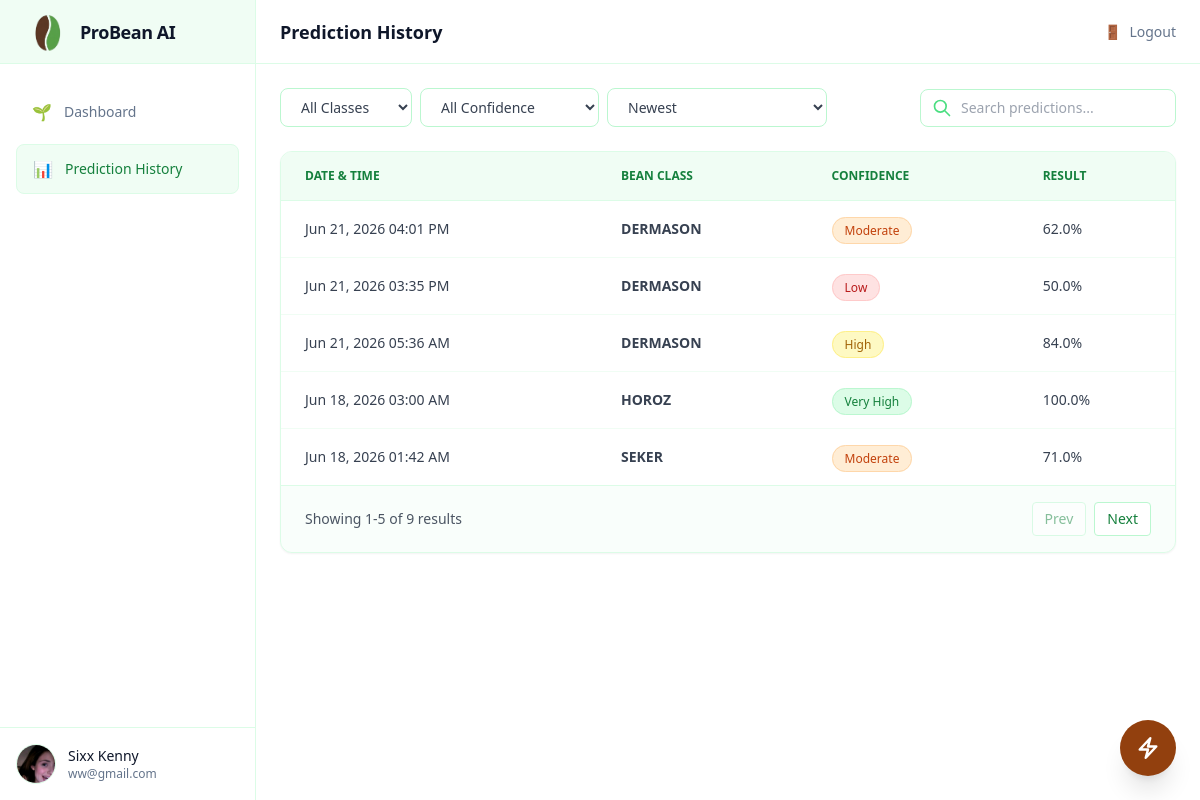
The app's page /history (signed in), older data.
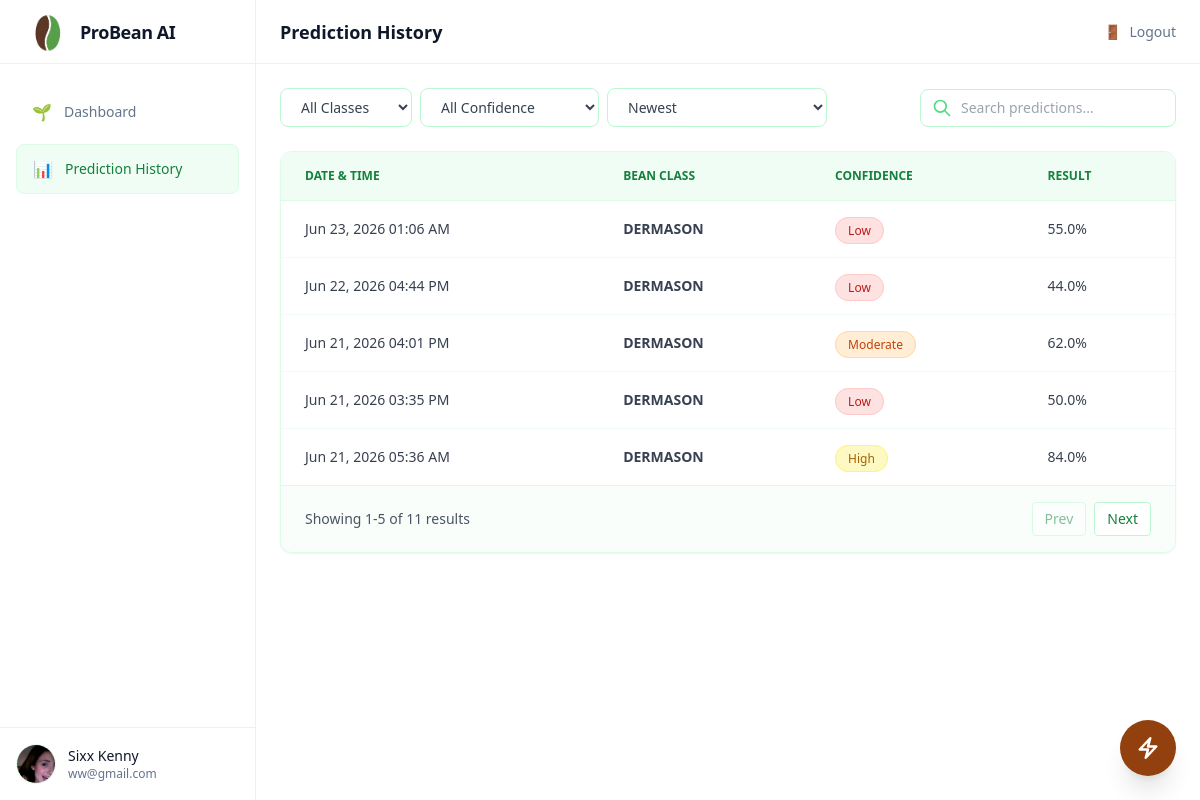
The same page, newer data.
### models/user.py (models this page shows, shortened)
class User(db.Model):
    id = db.Column(
        db.Integer,
        primary_key=True
    )
    name = db.Column(
        db.String(100),
        nullable=False
    )
    username = db.Column(
        db.String(25),
        unique=True,
        nullable=False
    )
    email = db.Column(
        db.String(120),
        unique=True,
        nullable=False
    )
    password_hash = db.Column(
        db.String(255),
        nullable=False
    )
    avatar = db.Column(
        db.String(255),
        nullable=True
    )

### models/prediction.py (models this page shows)
class Prediction(db.Model):
    id = db.Column(
        db.Integer,
        primary_key=True
    )
    user_id = db.Column(
        db.Integer,
        db.ForeignKey("user.id"),
        nullable=True
    )
    prediction = db.Column(
        db.String(50)
    )
    confidence = db.Column(
        db.Float
    )
    input_data = db.Column(
        db.Text
    )
    created_at = db.Column(
        db.DateTime,
        default=datetime.now
    )

### routes/main.py (the view)
@main.route("/history")
def history():
    if "username" not in session and not session.get("guest"):
        return redirect(url_for("auth.login_page"))
    user = None
    if "username" in session:
        user = User.query.filter_by(
            username=session["username"]
        ).first()
        predictions = Prediction.query.filter_by(
            user_id=user.id
        ).order_by(
            Prediction.created_at.desc()
        ).all()
    else:
        predictions = []
    return render_template(
        "main/history.html",
        user=user,
        predictions=predictions
    )

### app.py (called while the page is built)
@app.after_request
def add_header(response):
    response.headers["Cache-Control"] = "no-store, no-cache, must-revalidate, max-age=0"
    response.headers["Pragma"] = "no-cache"
    response.headers["Expires"] = "0"
    return response

### templates/main/history.html (shortened to what this page needs)
{% extends "main/base.html" %}
{% block page_title %}
Prediction History
{% endblock %}
{% block content %}
<main>
    <div class="p-6 space-y-6 {% if session.get('guest') %}blur-sm pointer-events-none{% endif %}">
        <div class="flex flex-col sm:flex-row gap-4 justify-between items-start sm:items-center">
            <div class="flex gap-2 flex-wrap">
                <select id="classFilter"
                    onchange="filterTable()"
                    class="px-4 py-2 bg-white border border-green-200 rounded-lg text-sm text-gray-700 focus:outline-none focus:ring-2 focus:ring-green-500">
                    <option value="ALL">All Classes</option>
                </select>
                <select id="confidenceFilter"
                    onchange="filterTable()"
                    class="px-4 py-2 bg-white border border-green-200 rounded-lg text-sm text-gray-700 focus:outline-none focus:ring-2 focus:ring-green-500">
                    <option value="ALL">All Confidence</option>
                </select>
                <select id="sortFilter"
                    onchange="filterTable()"
                    class="px-4 py-2 bg-white border border-green-200 rounded-lg text-sm text-gray-700 focus:outline-none focus:ring-2 focus:ring-green-500">
                    <option value="newest">Newest</option>
                </select>
            </div>
            <div class="relative">
                <svg xmlns="http://www.w3.org/2000/svg"
                     class="h-5 w-5 text-green-400 absolute left-3 top-1/2 -translate-y-1/2"
                     fill="none" viewBox="0 0 24 24" stroke="currentColor">
                    <path stroke-linecap="round" stroke-linejoin="round" stroke-width="2"
                          d="M21 21l-6-6m2-5a7 7 0 11-14 0 7 7 0 0114 0z" />
                </svg>
                <input id="searchInput" type="text" placeholder="Search predictions..."
                    class="pl-10 pr-4 py-2 bg-white border border-green-200 rounded-lg text-gray-700 placeholder-gray-400 focus:outline-none focus:ring-2 focus:ring-green-500 text-sm w-full sm:w-64">
            </div>
        </div>
        <div class="bg-white rounded-xl border border-green-100 shadow-sm overflow-hidden">
            <div class="overflow-x-auto">
                <table class="w-full">
                    <thead class="bg-green-50">
                        <tr class="border-b border-green-100">
                            <th class="text-left text-xs font-semibold text-green-700 uppercase px-6 py-4">
                                Date & Time
                            </th>
                            <th class="text-left text-xs font-semibold text-green-700 uppercase px-6 py-4">
                                Bean Class
                            </th>
                            <th class="text-left text-xs font-semibold text-green-700 uppercase px-6 py-4">
                                Confidence
                            </th>
                            <th class="text-left text-xs font-semibold text-green-700 uppercase px-6 py-4">
                                Result
                            </th>
                        </tr>
                    </thead>
                    <tbody class="divide-y divide-green-50">
                        {% for p in predictions %}
                        <tr
                            class="hover:bg-green-50 transition cursor-pointer"
                            title="Click to view details"
                            data-class="{{ p.prediction }}"
                            data-confidence="{{ p.confidence }}"
                            data-date="{{ p.created_at.timestamp() }}"
                            onclick="openPredictionModalHistory(this)"
                            data-input='{{ p.input_data | e }}'
                        >
                            <td class="px-6 py-4 text-sm text-gray-700">
                                {{ p.created_at.strftime('%b %d, %Y %I:%M %p') }}
                            </td>
                            <td class="px-6 py-4 text-sm text-gray-700 font-semibold">
                                {{ p.prediction }}
                            </td>
                            <td class="px-6 py-4">
                                {% if p.confidence >= 90 %}
                                    <span class="px-3 py-1 text-xs rounded-full bg-green-100 text-green-700 border border-green-200">
                                        Very High
                                    </span>
                                {% elif p.confidence >= 75 %}
                                    <span class="px-3 py-1 text-xs rounded-full bg-yellow-100 text-yellow-700 border border-yellow-200">
                                        High
                                    </span>
                                {% elif p.confidence >= 60 %}
                                    <span class="px-3 py-1 text-xs rounded-full bg-orange-100 text-orange-700 border border-orange-200">
                                        Moderate
                                    </span>
                                {% else %}
                                    <span class="px-3 py-1 text-xs rounded-full bg-red-100 text-red-700 border border-red-200">
                                        Low
                                    </span>
                                {% endif %}
                            </td>
                            <td class="px-6 py-4 text-sm text-gray-700">
                                {{ p.confidence }}%
                            </td>
                        </tr>
                        {% else %}
                        <tr id="noDataRow">
                            <td colspan="4" class="px-6 py-10 text-center text-sm text-gray-500">
                                No predictions found yet.
                            </td>
                        </tr>
                        {% endfor %}
                    </tbody>
                </table>
            </div>
            <div class="flex items-center justify-between px-6 py-4 border-t border-green-100 bg-green-50/40">
                <p id="paginationInfo" class="text-sm text-gray-600"></p>
                <div class="flex gap-2">
                    <button id="prevBtn"
                        onclick="prevPage()"
                        class="px-3 py-1.5 text-sm text-green-700 bg-white border border-green-200 rounded hover:bg-green-50">
                        Prev
                    </button>
                    <button id="nextBtn"
                        onclick="nextPage()"
                        class="px-3 py-1.5 text-sm text-green-700 bg-white border border-green-200 rounded hover:bg-green-50">
                        Next
                    </button>
                </div>
            </div>
        </div>
    </div>
</main>
{% endblock %}

### templates/main/base.html (shortened to what this page needs)
<!DOCTYPE html>
<html lang="en">
<head>
    <script src="https://cdn.tailwindcss.com"></script>
    <link rel="stylesheet" href="{{ url_for('static', filename='css/components/scrollbar.css') }}">
    <link rel="stylesheet" href="{{ url_for('static', filename='css/components/fonts.css') }}">
</head>
<body class="bg-white text-slate-700 antialiased selection:bg-green-500 selection:text-white overflow-x-hidden">
    <aside id="main-sidebar"
           class="fixed left-0 top-0 h-full w-64 bg-white border-r border-green-100 flex flex-col z-50
                  -translate-x-full lg:translate-x-0 transition-transform duration-300 ease-in-out">
        <a href="javascript:location.reload()" class="h-16 flex items-center px-6 border-b border-green-100 hover:bg-green-50 transition">
            <div class="flex items-center gap-2">
                <img src="{{ url_for('static', filename='assets/logo/logo-removebg-preview.png') }}" alt="ProBean AI Logo" class="h-12 w-12">
                <span class="text-slate-900 font-bold text-lg tracking-tight">
                    ProBean AI
                </span>
            </div>
        </a>
        {% set active_class = "flex items-center gap-3 px-4 py-3 bg-green-50 text-green-700 rounded-lg border border-green-100" %}
        {% set inactive_class = "flex items-center gap-3 px-4 py-3 text-slate-500 hover:text-green-700 hover:bg-green-50 rounded-lg transition" %}
        <nav class="flex-1 px-4 py-6 space-y-2">
            <a href="{{ url_for('main.dashboard') }}"
               class="{{ active_class if request.endpoint == 'main.dashboard' else inactive_class }}">
                🌱
                <span class="text-sm font-medium">Dashboard</span>
            </a>
            <a href="{{ url_for('main.history') }}"
               class="{{ active_class if request.endpoint == 'main.history' else inactive_class }}">
                📊
                <span class="text-sm font-medium">Prediction History</span>
            </a>
        </nav>
        <a href="{{ url_for('main.settings') }}"
           class="block p-4 border-t border-green-100 hover:bg-green-50 transition">
            <div class="flex items-center gap-3">
                {% if session.get("guest") %}
                    <div class="h-10 w-10 rounded-full bg-green-100 flex items-center justify-center">
                        <span class="text-green-700 font-semibold text-sm">
                            GU
                        </span>
                    </div>
                {% elif user.avatar %}
                    <img src="{{ url_for('static', filename='uploads/' + user.avatar) }}"
                        class="h-10 w-10 rounded-full object-cover border border-green-100">
                {% else %}
                    <div class="h-10 w-10 rounded-full bg-green-100 flex items-center justify-center">
                        <span class="text-green-700 font-semibold text-sm">
                            {{ user.name[:2].upper() }}
                        </span>
                    </div>
                {% endif %}
                <div class="flex-1 min-w-0">
                    {% if session.get("guest") %}
                        <p class="text-sm font-medium text-slate-900 truncate">
                            Guest User
                        </p>
                        <p class="text-xs text-slate-500 truncate">
                            Predictions will not be saved
                        </p>
                    {% else %}
                        <p class="text-sm font-medium text-slate-900 truncate">
                            {{ user.name }}
                        </p>
                        <p class="text-xs text-slate-500 truncate">
                            {{ user.email }}
                        </p>
                    {% endif %}
                </div>
            </div>
        </a>
    </aside>
    <main class="lg:pl-64 min-h-screen bg-white transition-all duration-300">
        <header class="h-16 bg-white/80 backdrop-blur border-b border-green-100 flex items-center justify-between px-4 sm:px-6 sticky top-0 z-30">
            <div class="flex items-center gap-3">
                <h1 class="text-base sm:text-lg font-semibold text-slate-900">
                    {% block page_title %}{% endblock %}
                </h1>
            </div>
            <a href="{{ url_for('auth.logout') }}"
               class="text-sm text-slate-500 hover:text-green-700 transition flex items-center gap-2">
                🚪 <span class="hidden sm:inline">Logout</span>
            </a>
        </header>
        {% block content %}
        {% endblock %}
        <div class="fixed bottom-6 right-6 z-40 group flex items-center">
            <button onclick="openPredictionModal()"
                class="w-14 h-14 rounded-full bg-amber-800 text-white shadow-xl
                    hover:bg-amber-900 hover:scale-110 active:scale-95
                    flex items-center justify-center transition-all duration-300
                    animate-pulse hover:animate-none">
                <svg xmlns="http://www.w3.org/2000/svg" fill="none" viewBox="0 0 24 24" stroke-width="2.5" stroke="currentColor" class="w-6 h-6">
                    <path stroke-linecap="round" stroke-linejoin="round" d="m3.75 13.5 10.5-11.25L12 10.5h8.25L9.75 21.75 12 13.5H3.75Z" />
                </svg>
            </button>
        </div>
    </main>
</body>
</html>

Row changes from the older to the newer data that the page shows:
no longer on this page (row unchanged): Prediction: created_at "Jun 18, 2026 03:00 AM", prediction "HOROZ", shows "Very High", confidence "100.0"
no longer on this page (row unchanged): Prediction: created_at "Jun 18, 2026 01:42 AM", prediction "SEKER", shows "Moderate", confidence "71.0"
added Prediction: created_at "Jun 23, 2026 01:06 AM", prediction "DERMASON", shows "Low", confidence "55.0"
added Prediction: created_at "Jun 22, 2026 04:44 PM", prediction "DERMASON", shows "Low", confidence "44.0"
Text that changed along with them:
text written by a page script: "Showing 1-5 of 9 results" → "Showing 1-5 of 11 results"
